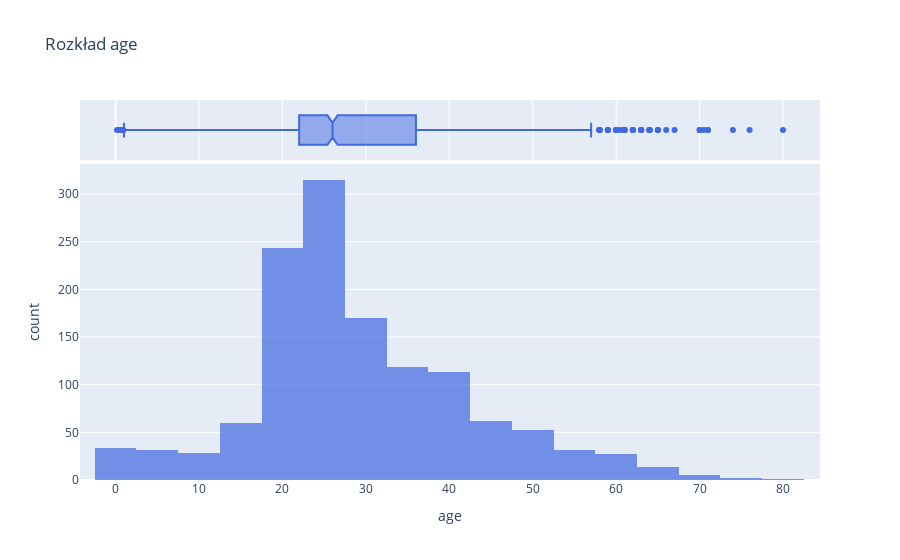
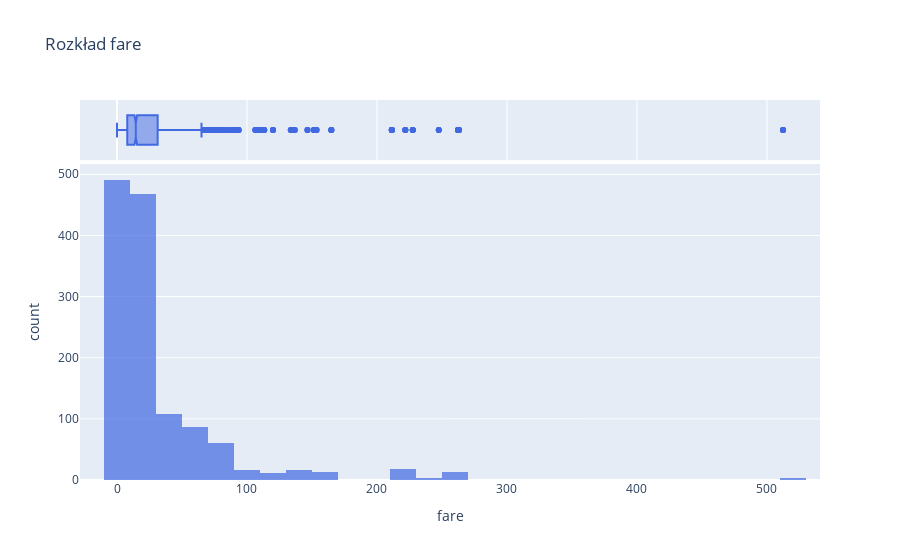
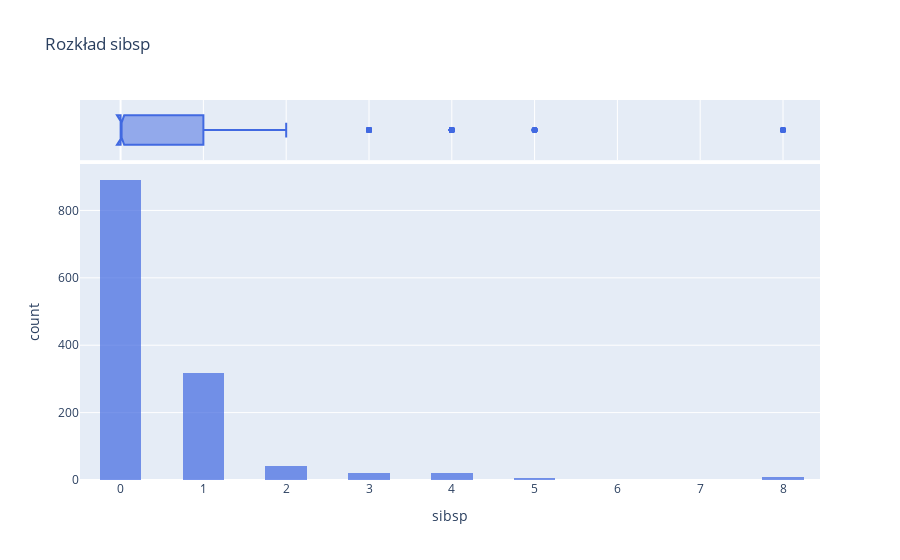
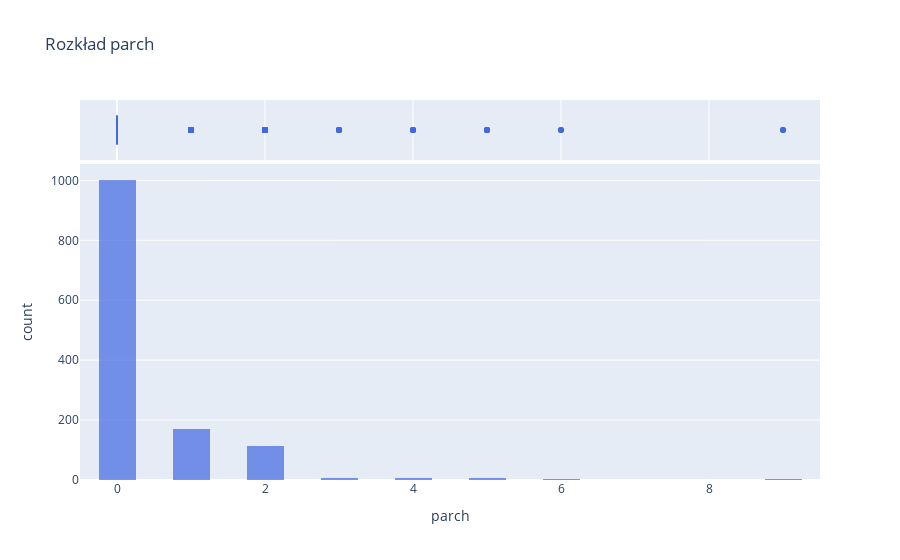

Here is the notebook cell these charts were saved with, in order:
### Markdown cell above
# **3. ANALIZA POJEDYNCZYCH ZMIENNYCH**

### Code cell
import plotly.express as px
import plotly.offline as pyo
pyo.init_notebook_mode(connected=True)

# Lista zmiennych numerycznych do analizy
num_cols = ["age", "fare", "sibsp", "parch", "boat"]

# Tworzymy interaktywne histogramy
for col in num_cols:
    fig = px.histogram(df, x=col, nbins=30, title=f"Rozkład {col}",
                       marginal="box", opacity=0.7, color_discrete_sequence=["royalblue"])
    fig.show()

### Figure 1 — Plotly figure (JSON) as saved in the notebook; plotly's stock layout.template omitted (floating-point values rounded to 4 significant figures; data arrays with more than 128 entries replaced by an {"elided": "..."} marker saying what was removed)
{"data": [{"alignmentgroup": "True", "bingroup": "x", "hovertemplate": "age=%{x}<br>count=%{y}<extra></extra>", "legendgroup": "", "marker": {"color": "royalblue", "opacity": 0.7, "pattern": {"shape": ""}}, "name": "", "nbinsx": 30, "offsetgroup": "", "orientation": "v", "showlegend": false, "type": "histogram", "x": {"elided": "1309 float values"}, "xaxis": "x", "yaxis": "y"}, {"alignmentgroup": "True", "hovertemplate": "age=%{x}<extra></extra>", "legendgroup": "", "marker": {"color": "royalblue"}, "name": "", "notched": true, "offsetgroup": "", "showlegend": false, "type": "box", "x": {"elided": "1309 float values"}, "xaxis": "x2", "yaxis": "y2"}], "layout": {"barmode": "relative", "legend": {"tracegroupgap": 0}, "title": {"text": "Rozkład age"}, "xaxis": {"anchor": "y", "domain": [0, 1], "title": {"text": "age"}}, "xaxis2": {"anchor": "y2", "domain": [0, 1], "matches": "x", "showgrid": true, "showticklabels": false}, "yaxis": {"anchor": "x", "domain": [0, 0.8316], "title": {"text": "count"}}, "yaxis2": {"anchor": "x2", "domain": [0.8416, 1], "matches": "y2", "showgrid": false, "showline": false, "showticklabels": false, "ticks": ""}}}

### Figure 2 — Plotly figure (JSON) as saved in the notebook; plotly's stock layout.template omitted (floating-point values rounded to 4 significant figures; data arrays with more than 128 entries replaced by an {"elided": "..."} marker saying what was removed)
{"data": [{"alignmentgroup": "True", "bingroup": "x", "hovertemplate": "fare=%{x}<br>count=%{y}<extra></extra>", "legendgroup": "", "marker": {"color": "royalblue", "opacity": 0.7, "pattern": {"shape": ""}}, "name": "", "nbinsx": 30, "offsetgroup": "", "orientation": "v", "showlegend": false, "type": "histogram", "x": {"elided": "1309 float values"}, "xaxis": "x", "yaxis": "y"}, {"alignmentgroup": "True", "hovertemplate": "fare=%{x}<extra></extra>", "legendgroup": "", "marker": {"color": "royalblue"}, "name": "", "notched": true, "offsetgroup": "", "showlegend": false, "type": "box", "x": {"elided": "1309 float values"}, "xaxis": "x2", "yaxis": "y2"}], "layout": {"barmode": "relative", "legend": {"tracegroupgap": 0}, "title": {"text": "Rozkład fare"}, "xaxis": {"anchor": "y", "domain": [0, 1], "title": {"text": "fare"}}, "xaxis2": {"anchor": "y2", "domain": [0, 1], "matches": "x", "showgrid": true, "showticklabels": false}, "yaxis": {"anchor": "x", "domain": [0, 0.8316], "title": {"text": "count"}}, "yaxis2": {"anchor": "x2", "domain": [0.8416, 1], "matches": "y2", "showgrid": false, "showline": false, "showticklabels": false, "ticks": ""}}}

### Figure 3 — Plotly figure (JSON) as saved in the notebook; plotly's stock layout.template omitted (floating-point values rounded to 4 significant figures; data arrays with more than 128 entries replaced by an {"elided": "..."} marker saying what was removed)
{"data": [{"alignmentgroup": "True", "bingroup": "x", "hovertemplate": "sibsp=%{x}<br>count=%{y}<extra></extra>", "legendgroup": "", "marker": {"color": "royalblue", "opacity": 0.7, "pattern": {"shape": ""}}, "name": "", "nbinsx": 30, "offsetgroup": "", "orientation": "v", "showlegend": false, "type": "histogram", "x": {"elided": "1309 int values"}, "xaxis": "x", "yaxis": "y"}, {"alignmentgroup": "True", "hovertemplate": "sibsp=%{x}<extra></extra>", "legendgroup": "", "marker": {"color": "royalblue"}, "name": "", "notched": true, "offsetgroup": "", "showlegend": false, "type": "box", "x": {"elided": "1309 int values"}, "xaxis": "x2", "yaxis": "y2"}], "layout": {"barmode": "relative", "legend": {"tracegroupgap": 0}, "title": {"text": "Rozkład sibsp"}, "xaxis": {"anchor": "y", "domain": [0, 1], "title": {"text": "sibsp"}}, "xaxis2": {"anchor": "y2", "domain": [0, 1], "matches": "x", "showgrid": true, "showticklabels": false}, "yaxis": {"anchor": "x", "domain": [0, 0.8316], "title": {"text": "count"}}, "yaxis2": {"anchor": "x2", "domain": [0.8416, 1], "matches": "y2", "showgrid": false, "showline": false, "showticklabels": false, "ticks": ""}}}

### Figure 4 — Plotly figure (JSON) as saved in the notebook; plotly's stock layout.template omitted (floating-point values rounded to 4 significant figures; data arrays with more than 128 entries replaced by an {"elided": "..."} marker saying what was removed)
{"data": [{"alignmentgroup": "True", "bingroup": "x", "hovertemplate": "parch=%{x}<br>count=%{y}<extra></extra>", "legendgroup": "", "marker": {"color": "royalblue", "opacity": 0.7, "pattern": {"shape": ""}}, "name": "", "nbinsx": 30, "offsetgroup": "", "orientation": "v", "showlegend": false, "type": "histogram", "x": {"elided": "1309 int values"}, "xaxis": "x", "yaxis": "y"}, {"alignmentgroup": "True", "hovertemplate": "parch=%{x}<extra></extra>", "legendgroup": "", "marker": {"color": "royalblue"}, "name": "", "notched": true, "offsetgroup": "", "showlegend": false, "type": "box", "x": {"elided": "1309 int values"}, "xaxis": "x2", "yaxis": "y2"}], "layout": {"barmode": "relative", "legend": {"tracegroupgap": 0}, "title": {"text": "Rozkład parch"}, "xaxis": {"anchor": "y", "domain": [0, 1], "title": {"text": "parch"}}, "xaxis2": {"anchor": "y2", "domain": [0, 1], "matches": "x", "showgrid": true, "showticklabels": false}, "yaxis": {"anchor": "x", "domain": [0, 0.8316], "title": {"text": "count"}}, "yaxis2": {"anchor": "x2", "domain": [0.8416, 1], "matches": "y2", "showgrid": false, "showline": false, "showticklabels": false, "ticks": ""}}}
